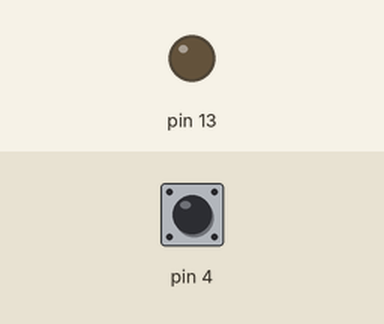
Recording of a sketch running on a simulated Arduino Uno, built with avr-gcc and run on an emulated ATmega328P. Parts: output pins drawn as LEDs (lit = HIGH). The test bench sets the inputs (shaded band); at power-on: pin 4 HIGH.

Above: at 1.2 s.
1.3 s: pin 4 pulled LOW for 0.15 s
At 1.37 s:
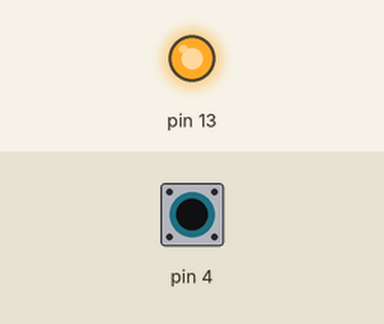
2.9 s: pin 4 pulled LOW for 3.2 s
At 6.5 s:
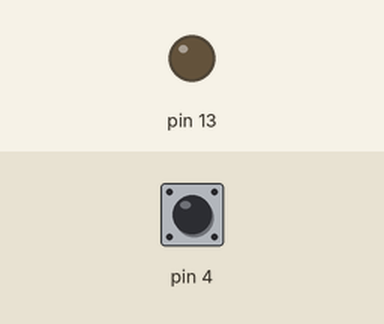
Timing chart, 0 to 8.0 s (numbered marks = the images above; inputs shaded):
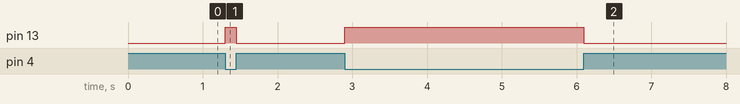

Measured:
- after the input at 1.3 s, pin 13: LOW → HIGH at once, → LOW 0.15 s later
- after the input at 2.9 s, pin 13: LOW → HIGH at once, → LOW 3.2 s later

The sketch:

p2.ino
```cpp
void setup() {
  // put your setup code here, to run once:
  pinMode(4, INPUT_PULLUP);
  pinMode(13, OUTPUT);
}

void loop() {
  int buttonState = digitalRead(4);

  if(buttonState == LOW)
  digitalWrite(13, HIGH);
  else
  digitalWrite(13,LOW);
  // put your main code here, to run repeatedly:
}
```
